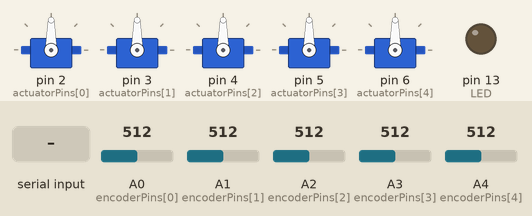
Recording of a sketch running on a simulated Arduino Uno, built with avr-gcc and run on an emulated ATmega328P. On the bench: 5 × servo, output pins drawn as LEDs (lit = HIGH). The inputs (shaded band) are chosen by the test bench; at power-on: A0 (encoderPins[0]) = 512, A1 (encoderPins[1]) = 512, A2 (encoderPins[2]) = 512, A3 (encoderPins[3]) = 512, A4 (encoderPins[4]) = 512. What the sketch prints to the serial monitor is not drawn.

Above: at 1.2 s.
1.3 s: byte 0 (0) received over Serial
At 1.7 s:
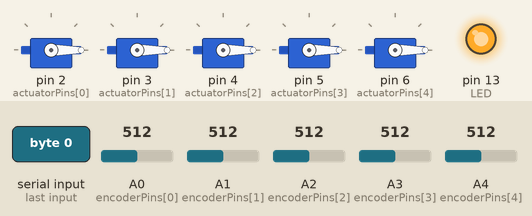
2.8 s: A0 (encoderPins[0]) set to 716
4.7 s: A1 (encoderPins[1]) set to 716
6.5 s: A2 (encoderPins[2]) set to 716
8.3 s: A3 (encoderPins[3]) set to 716
10.1 s: A4 (encoderPins[4]) set to 716
Timing chart, 0 to 12.9 s (numbered marks = the images above; inputs shaded):
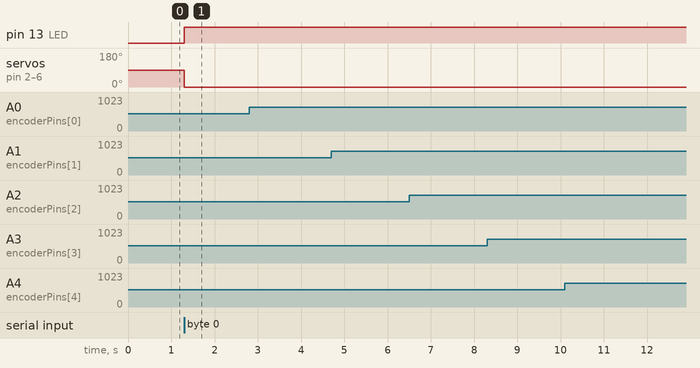

Measured:
- after the input at 1.3 s, pin 13 (LED): LOW → HIGH at once; servo on pin 2 (actuatorPins[0]), servo on pin 3 (actuatorPins[1]), servo on pin 4 (actuatorPins[2]), servo on pin 5 (actuatorPins[3]), servo on pin 6 (actuatorPins[4]): 90° → 0° at once
- after the input at 2.8 s, every drawn part: stays the same
- after the input at 4.7 s, every drawn part: stays the same
- after the input at 6.5 s, every drawn part: stays the same
- after the input at 8.3 s, every drawn part: stays the same
- after the input at 10.1 s, every drawn part: stays the same

The sketch:

GloveOperation4_9_22.ino
```cpp
#include <Servo.h>
#define LED 13        // On board LED

Servo servos[5];  // create servo object to control a servo

// Pin Values
int encoderPins[5] = {A0, A1, A2, A3, A4};  // Encoder pin number
int actuatorPins[5] = {2, 3, 4, 5, 6};      // Actuator pin number

 // Data Storage
byte incomingBytes[5] = {};        // Incoming serial data [20]
byte actuatorCommands[5] = {};     // Commands for actuators

int encoderVoltages[5] = {};         // Finger encoder data
byte encoderAngles[6] = {};          // Finger calculated angles
byte data[6] = {};

// Extra vars
//char stopChar = 'z';
int temp = 0;
bool _connected = false;
// Add : Encoder and Motor bounds for Init function

// Functions
void pinSetup();
void establishContact();
void readEncoders();
void writeData();
void readData();
void setServos();

void setup() {
  pinSetup();                         // Sets up encoder and servo pins
  Serial.begin(250000);               // Baudrate
  pinMode(LED, OUTPUT);
  digitalWrite(LED, LOW);
  while (!Serial)
  {
    ; // wait for serial port to connect. Needed for native USB port only
  }
  //Serial.setTimeout(1000);          // If data can't be read, timeout
  //establishContact();               // Waits for callback
  //Serial.flush();
}


void loop() {
  readEncoders();                     // Read encoders
  writeData();                        // Output finger angles over USB
  readData();
  setServos();
}

//==============================================================================

void pinSetup()
{
  // Encoder pin setup
  for (int i = 0; i < sizeof(encoderPins)/sizeof(encoderPins[0]); i++)
  {
    pinMode(encoderPins[i], INPUT);
    pinMode(actuatorPins[i], OUTPUT);
  }

  // Actuator pin setup
  for (int i = 0; i < sizeof(actuatorPins)/sizeof(actuatorPins[0]); i++)
  {
    servos[i].attach(actuatorPins[i]);
  }
}


void readEncoders()
{
  // Read voltages (0V-5V)
  for (int i = 0; i < sizeof(encoderPins)/sizeof(encoderPins[0]); i++)
  {
    encoderVoltages[i] = analogRead(encoderPins[i]);
  }
  // Convert voltage -> angle (Linear up to 320deg) TODO [Maybe do conversion upon writing data to pc?]
  for (int i = 0; i < sizeof(encoderPins)/sizeof(encoderPins[0]); i++)
  {
    //encoderAngles[i] = encoderVoltages[i] * 360 / 5 - 180;    // +/- 180deg
    encoderAngles[i] = map(encoderVoltages[i], 0, 1023, 1, 255);  // scale it to use it with the servo (value between 0 and 180)
  }
}


void writeData()
{
  encoderAngles[5] = 0;
  Serial.write(encoderAngles, sizeof(encoderAngles)/sizeof(encoderAngles[0]));      // Write data over USB
  //sprintf(string, "%u, %u, %u, %u, %u", encoderAngles[0], encoderAngles[1], encoderAngles[2], encoderAngles[3], encoderAngles[4]);
  //Serial.println(string);
}


void readData()
{
  if (_connected)
  {
    //digitalWrite(LED, HIGH);
    // Read 6 bytes
    Serial.readBytes(incomingBytes,sizeof(incomingBytes)/sizeof(incomingBytes[0]));

    // Disconnect if last byte is NOT zero
    if (incomingBytes[5] != 0)
    {
      //Serial.println("Last byte not zero - Connection lost");
      _connected = false;
      return;
    }
  }
  else if (!_connected)    // Not connected
  {
    //digitalWrite(LED, LOW);
    temp = Serial.read();
    if (temp == 0)
    {
      _connected = true;      // Connected if 0 is read
    }
  }
}


void setServos()
{
  if (_connected)
  {
    for (int i = 0; i < sizeof(actuatorPins)/sizeof(actuatorPins[0]); i++)
    {
      //analogWrite(actuatorPins[i], actuatorCommands[i]);
      //actuatorCommands[i] = map(incomingBytes[i], 1, 1023, 0, 255)
      servos[i].write(incomingBytes[i]);
      digitalWrite(LED, HIGH);
    }
  }
}


void establishContact()
{
  /*
  while (Serial.available() <= 0)   // Loops until some data is received
  {
    Serial.write(0);              // Send a capital A
    //initializeHand();             // Init glove parameters
    delay(300);
  }
  */
  Serial.write(0);              // Send a capital A
  delay(300);
}


/* Steps
 * 1) Update finger pos data
 * 2) Send finger pos data over USB
 * 3) Read braking commands from USB
 * 4) Output to motors if necessary
 */


 //// Legacy


  //val = map(val, 0, 1023, 0, 256);     // scale it to use it with the servo (value between 0 and 180)
  //Serial.println(val);
  //myservo.write(val);                  // sets the servo position according to the scaled value
  //delay(15);                           // waits for the servo to get there


 // ====================== Read commands from USB ======================
  /*if (Serial.available() > 0) // > 5??? TODO
  {
    Serial.readBytesUntil(stopChar, incomingBytes, 5); // Stores incoming data
  }
  */
  // TODO: Convert to signal for motors to use (depends on actuator used)
  //actuatorCommands[i] = ...
```
